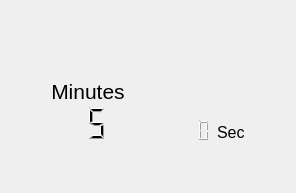
         <widget class="QWidget" name="Page_qa">
          <layout class="QVBoxLayout" name="verticalLayout_19">
           <item>
            <layout class="QHBoxLayout" name="horizontalLayout_18">
             <property name="topMargin">
              <number>0</number>
             </property>
             <item>
              <spacer name="horizontalSpacer_19">
               <property name="orientation">
                <enum>Qt::Horizontal</enum>
               </property>
               <property name="sizeHint" stdset="0">
                <size>
                 <width>40</width>
                 <height>20</height>
                </size>
               </property>
              </spacer>
             </item>
             <item>
              <widget class="QPushButton" name="qaRestartButton">
               <property name="sizePolicy">
                <sizepolicy hsizetype="Fixed" vsizetype="Fixed">
                 <horstretch>0</horstretch>
                 <verstretch>0</verstretch>
                </sizepolicy>
               </property>
               <property name="text">
                <string/>
               </property>
               <property name="icon">
                <iconset resource="resources.qrc">
                 <normaloff>:/images/play.png</normaloff>:/images/play.png</iconset>
               </property>
               <property name="iconSize">
                <size>
                 <width>16</width>
                 <height>16</height>
                </size>
               </property>
               <property name="flat">
                <bool>true</bool>
               </property>
              </widget>
             </item>
            </layout>
           </item>
           <item>
            <spacer name="verticalSpacer_15">
             <property name="orientation">
              <enum>Qt::Vertical</enum>
             </property>
             <property name="sizeType">
              <enum>QSizePolicy::Minimum</enum>
             </property>
             <property name="sizeHint" stdset="0">
              <size>
               <width>20</width>
               <height>40</height>
              </size>
             </property>
            </spacer>
           </item>
           <item>
            <layout class="QHBoxLayout" name="horizontalLayout_15">
             <property name="spacing">
              <number>6</number>
             </property>
             <item>
              <spacer name="horizontalSpacer_11">
               <property name="orientation">
                <enum>Qt::Horizontal</enum>
               </property>
               <property name="sizeHint" stdset="0">
                <size>
                 <width>40</width>
                 <height>20</height>
                </size>
               </property>
              </spacer>
             </item>
             <item>
              <layout class="QVBoxLayout" name="verticalLayout_16">
               <property name="spacing">
                <number>0</number>
               </property>
               <item>
                <widget class="QLabel" name="minutesLabel_3">
                 <property name="font">
                  <font>
                   <pointsize>16</pointsize>
                   <weight>50</weight>
                   <bold>false</bold>
                   <underline>false</underline>
                   <strikeout>false</strikeout>
                  </font>
                 </property>
                 <property name="text">
                  <string>Minutes</string>
                 </property>
                 <property name="alignment">
                  <set>Qt::AlignCenter</set>
                 </property>
                </widget>
               </item>
               <item>
                <widget class="QLCDNumber" name="minutesLCDNumber_qa">
                 <property name="sizePolicy">
                  <sizepolicy hsizetype="Expanding" vsizetype="Expanding">
                   <horstretch>0</horstretch>
                   <verstretch>0</verstretch>
                  </sizepolicy>
                 </property>
                 <property name="frameShape">
                  <enum>QFrame::NoFrame</enum>
                 </property>
                 <property name="frameShadow">
                  <enum>QFrame::Plain</enum>
                 </property>
                 <property name="midLineWidth">
                  <number>0</number>
                 </property>
                 <property name="smallDecimalPoint">
                  <bool>false</bool>
                 </property>
                 <property name="numDigits">
                  <number>2</number>
                 </property>
                 <property name="digitCount">
                  <number>2</number>
                 </property>
                 <property name="intValue" stdset="0">
                  <number>5</number>
                 </property>
                </widget>
               </item>
              </layout>
             </item>
             <item>
              <spacer name="horizontalSpacer_12">
               <property name="orientation">
                <enum>Qt::Horizontal</enum>
               </property>
               <property name="sizeType">
                <enum>QSizePolicy::Maximum</enum>
               </property>
               <property name="sizeHint" stdset="0">
                <size>
                 <width>40</width>
                 <height>20</height>
                </size>
               </property>
              </spacer>
             </item>
             <item>
              <layout class="QVBoxLayout" name="verticalLayout_17">
               <property name="spacing">
                <number>0</number>
               </property>
               <item>
                <spacer name="verticalSpacer_13">
                 <property name="orientation">
                  <enum>Qt::Vertical</enum>
                 </property>
                 <property name="sizeHint" stdset="0">
                  <size>
                   <width>20</width>
                   <height>40</height>
                  </size>
                 </property>
                </spacer>
               </item>
               <item>
                <layout class="QHBoxLayout" name="horizontalLayout_16">
                 <property name="spacing">
                  <number>0</number>
                 </property>
                 <item>
                  <widget class="QLCDNumber" name="secondsLCDNumber_qa">
                   <property name="sizePolicy">
                    <sizepolicy hsizetype="Expanding" vsizetype="Expanding">
                     <horstretch>0</horstretch>
                     <verstretch>0</verstretch>
                    </sizepolicy>
                   </property>
                   <property name="minimumSize">
                    <size>
                     <width>46</width>
                     <height>23</height>
                    </size>
                   </property>
                   <property name="font">
                    <font>
                     <pointsize>8</pointsize>
                    </font>
                   </property>
                   <property name="autoFillBackground">
                    <bool>false</bool>
                   </property>
                   <property name="frameShape">
                    <enum>QFrame::NoFrame</enum>
                   </property>
                   <property name="frameShadow">
                    <enum>QFrame::Plain</enum>
                   </property>
                   <property name="lineWidth">
                    <number>1</number>
                   </property>
                   <property name="midLineWidth">
                    <number>0</number>
                   </property>
                   <property name="smallDecimalPoint">
                    <bool>false</bool>
                   </property>
                   <property name="numDigits">
                    <number>3</number>
                   </property>
                   <property name="digitCount">
                    <number>3</number>
                   </property>
                   <property name="segmentStyle">
                    <enum>QLCDNumber::Filled</enum>
                   </property>
                   <property name="intValue" stdset="0">
                    <number>0</number>
                   </property>
                  </widget>
                 </item>
                 <item>
                  <widget class="QLabel" name="secLabel_3">
                   <property name="sizePolicy">
                    <sizepolicy hsizetype="Preferred" vsizetype="Preferred">
                     <horstretch>0</horstretch>
                     <verstretch>0</verstretch>
                    </sizepolicy>
                   </property>
                   <property name="font">
                    <font>
                     <pointsize>12</pointsize>
                    </font>
                   </property>
                   <property name="text">
                    <string>Sec</string>
                   </property>
                   <property name="alignment">
                    <set>Qt::AlignBottom|Qt::AlignLeading|Qt::AlignLeft</set>
                   </property>
                  </widget>
                 </item>
                </layout>
               </item>
              </layout>
             </item>
             <item>
              <spacer name="horizontalSpacer_15">
               <property name="orientation">
                <enum>Qt::Horizontal</enum>
               </property>
               <property name="sizeHint" stdset="0">
                <size>
                 <width>40</width>
                 <height>20</height>
                </size>
               </property>
              </spacer>
             </item>
            </layout>
           </item>
           <item>
            <spacer name="verticalSpacer_14">
             <property name="orientation">
              <enum>Qt::Vertical</enum>
             </property>
             <property name="sizeType">
              <enum>QSizePolicy::Minimum</enum>
             </property>
             <property name="sizeHint" stdset="0">
              <size>
               <width>20</width>
               <height>40</height>
              </size>
             </property>
            </spacer>
           </item>
          </layout>
         </widget>
